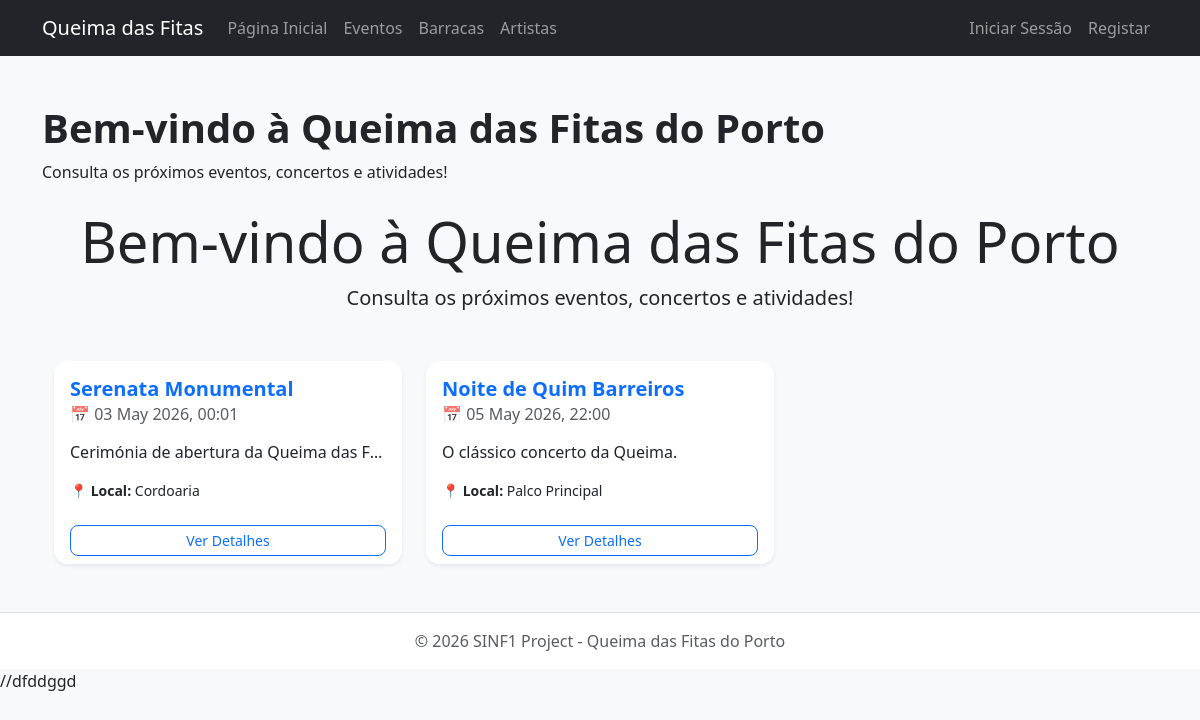
The page /public/index.php on the database its author committed.
### tables this page shows
CREATE TABLE `event` (
  `id_event` int(11) NOT NULL,
  `name` varchar(100) NOT NULL,
  `description` text DEFAULT NULL,
  `event_date` datetime NOT NULL,
  `location` varchar(100) NOT NULL,
  `event_type` varchar(50) NOT NULL,
  `id_tent` int(11) DEFAULT NULL
);

### src/dal/DataAccessLayer.php (called while the page is built, shortened)
<?php
class DataAccessLayer {
    private $conn;
    public function __construct() {
        $this->conn = new mysqli(DB_HOST, DB_USER, DB_PASS, DB_NAME);
        $this->conn->set_charset("utf8mb4");
    }
    public function executeSelect($query, $params = [], $types = "") {
        $stmt = $this->conn->prepare($query);
        if ($params) {
            $stmt->bind_param($types, ...$params);
        }
        $stmt->execute();
        $result = $stmt->get_result();
        $data = $result->fetch_all(MYSQLI_ASSOC);
        return $data;
    }
}
?>

### src/bll/BusinessLogicLayer.php (called while the page is built, shortened)
<?php
require_once __DIR__ . '/../dal/DataAccessLayer.php';
class BusinessLogicLayer {
    private $dal;
    public function __construct() {
        $this->dal = new DataAccessLayer();
    }
    public function getAllEvents($sortBy = 'date') {
        $orderBy = "e.event_date ASC";
        $query = "SELECT
                    e.*,
                    COALESCE(pa_stats.popularity_count, 0) AS popularity_count,
                    COALESCE(rating_stats.average_rating, 0) AS average_rating,
                    COALESCE(rating_stats.rating_count, 0) AS rating_count
                  FROM event e
                  LEFT JOIN (
                      SELECT id_event, COUNT(*) AS popularity_count
                      FROM personalagenda
                      GROUP BY id_event
                  ) pa_stats ON e.id_event = pa_stats.id_event
                  LEFT JOIN (
                      SELECT id_event, AVG(score) AS average_rating, COUNT(*) AS rating_count
                      FROM rating
                      WHERE id_event IS NOT NULL
                      GROUP BY id_event
                  ) rating_stats ON e.id_event = rating_stats.id_event
                  ORDER BY $orderBy";
        return $this->dal->executeSelect($query);
    }
}
?>

### public/index.php (the view, shortened to what this page needs)
<?php
require_once __DIR__ . '/../src/bll/BusinessLogicLayer.php';
$bll = new BusinessLogicLayer();
$events = $bll->getAllEvents();
?>
<!DOCTYPE html>
<html lang="en">
<head>
    <link href="https://cdn.jsdelivr.net/npm/bootstrap@5.3.0/dist/css/bootstrap.min.css" rel="stylesheet">
    <link rel="stylesheet" href="assets/css/style.css">
</head>
<?php include 'includes/header_ui.php'; ?>
<h1>Bem-vindo à Queima das Fitas do Porto</h1>
<p>Consulta os próximos eventos, concertos e atividades!</p>
<div class="container">
    <header class="text-center mb-5 mt-4">
        <h1 class="display-4">Bem-vindo à Queima das Fitas do Porto</h1>
        <p class="lead">Consulta os próximos eventos, concertos e atividades!</p>
    </header>
    <div class="row">
        <?php if ($events): ?>
            <?php foreach ($events as $event): ?>
                <div class="col-md-4 mb-4">
                    <div class="card h-100 shadow-sm border-0">
                        <div class="card-body">
                            <h5 class="card-title text-primary"><?php echo htmlspecialchars($event['name']); ?></h5>
                            <h6 class="card-subtitle mb-3 text-muted">
                                📅 <?php echo date('d M Y, H:i', strtotime($event['event_date'])); ?>
                            </h6>
                            <p class="card-text text-truncate" style="max-height: 3rem;">
                                <?php echo htmlspecialchars($event['description']); ?>
                            </p>
                            <p class="small mb-0"><strong>📍 Local:</strong> <?php echo htmlspecialchars($event['location']); ?></p>
                        </div>
                        <div class="card-footer bg-white border-top-0">
                            <a href="UserInterface/event_detail.php?id=<?php echo $event['id_event']; ?>" class="btn btn-outline-primary btn-sm w-100">Ver Detalhes</a>
                        </div>
                    </div>
                </div>
            <?php endforeach; ?>
        <?php else: ?>
            <div class="col-12">
                <div class="alert alert-info text-center">Ainda não existem eventos agendados na base de dados.</div>
            </div>
        <?php endif; ?>
    </div>
</div>
<?php include 'includes/footer.php'; ?>

### public/css/style.css (style rules this page uses)
body { background-color: #f8f9fa; color: #212529; }
h1, h2, h3, h4, h5 { font-weight: 600; }
.card { border-radius: 14px; overflow: hidden; }
.btn { border-radius: 8px; }

### rows shown on the page
event: name "Serenata Monumental", event_date "03 May 2026, 00:01", description "Cerimónia de abertura da Queima das F…", location "Cordoaria"
event: name "Noite de Quim Barreiros", event_date "05 May 2026, 22:00", description "O clássico concerto da Queima.", location "Palco Principal"
